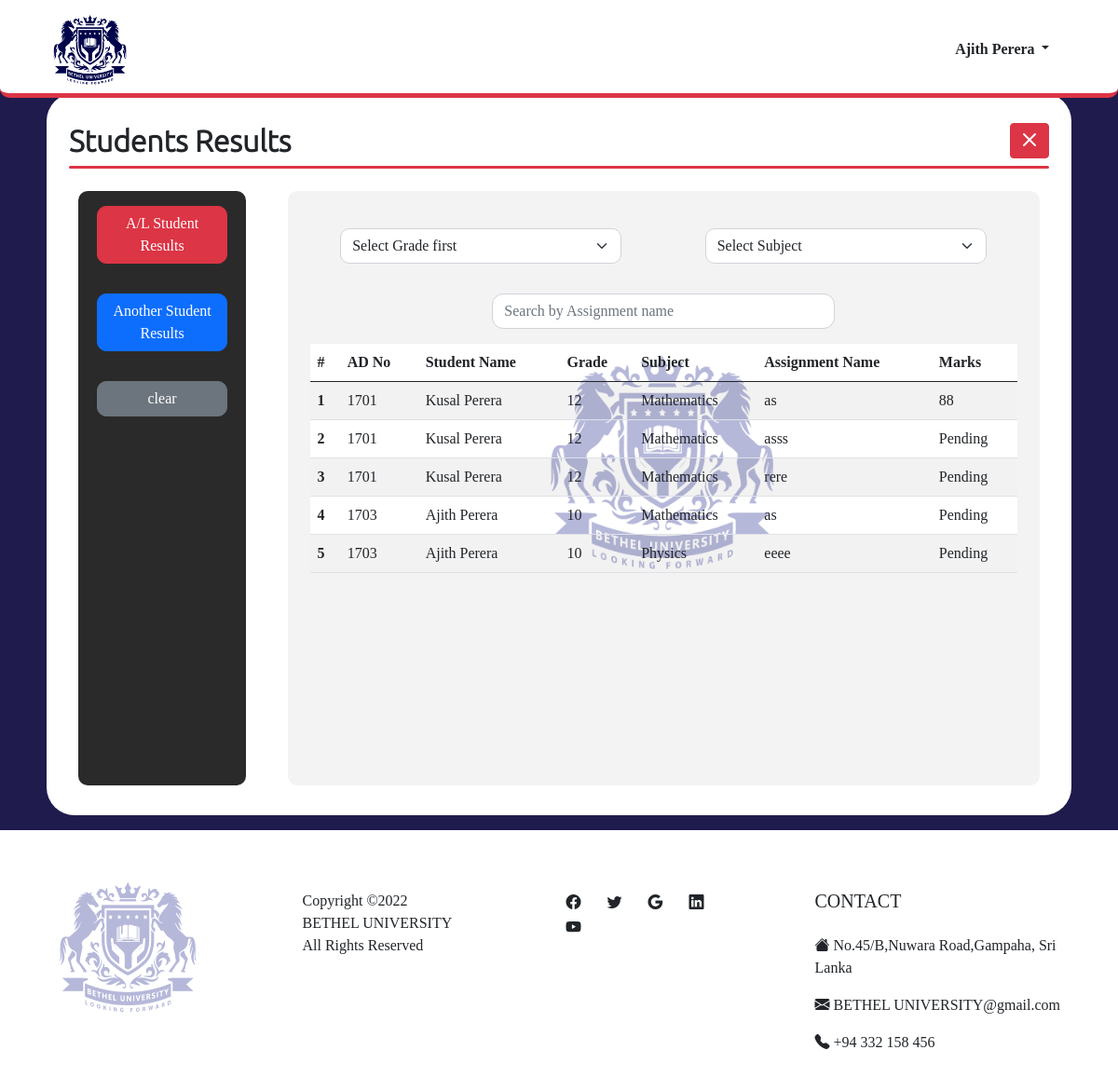
Page /adminViewResults.php (signed in) on the committed database.
### tables this page shows
CREATE TABLE IF NOT EXISTS `student` (
  `s_ad_no` int NOT NULL,
  `email` varchar(100) NOT NULL,
  `fname` varchar(50) NOT NULL,
  `lname` varchar(50) NOT NULL,
  `password` varchar(20) NOT NULL,
  `verification_code` varchar(20) NOT NULL DEFAULT 'null',
  `grade_id` int NOT NULL,
  `status_id` int NOT NULL,
  `section_id` int NOT NULL,
  PRIMARY KEY (`s_ad_no`),
  KEY `fk_student_grade1_idx` (`grade_id`),
  KEY `fk_student_status1_idx` (`status_id`),
  KEY `fk_student_section1_idx` (`section_id`),
  CONSTRAINT `fk_student_grade1` FOREIGN KEY (`grade_id`) REFERENCES `grade` (`id`),
  CONSTRAINT `fk_student_section1` FOREIGN KEY (`section_id`) REFERENCES `section` (`id`),
  CONSTRAINT `fk_student_status1` FOREIGN KEY (`status_id`) REFERENCES `status` (`id`)
);

### connection.php (called while the page is built, shortened)
<?php
class Database{
    public static $conection;
    public static function setUpConnection(){
        if (!isset(Database::$conection)) {
            Database::$conection = new mysqli("localhost","root","*****", "databaseName", "MySQLPort");
        }
    }
    public static function search($q){
        $resultset = Database::$conection->query($q);
        return $resultset;
    }
}
?>

### adminViewResults.php (the view, shortened to what this page needs)
<?php
require "connection.php";
if (isset($_SESSION["admin"])) {
?>
    <!DOCTYPE html>
    <html>
    <head>
        <link rel="stylesheet" href="bootstrap.css" />
        <link rel="stylesheet" href="https://cdn.jsdelivr.net/npm/bootstrap-icons@1.5.0/font/bootstrap-icons.css">
        <link rel="stylesheet" href="style.css" />
    </head>
    <body class="body1">
        <div class="container-fluid justify-content-center">
            <div class="row align-content-center">
                <div class="col-12 mx-auto mb-3 p-2 fixed-top divAd1">
                    <div class="row mt-1">
                        <div class="col-6 col-lg-2 my-auto">
                            <div class="logo1"></div>
                        </div>
                        <div class="col-5 col-lg-9 ms-4 ms-lg-5 text-end my-auto">
                            <div class="dropdown">
                                <?php
                                $fn = $_SESSION["admin"]["fname"];
                                $ln = $_SESSION["admin"]["lname"];
                                ?>
                                <span class="btn dropdown-toggle" style="font-family: 'Ubuntu-Light'; " type="button" id="dropdownMenuButton1" data-bs-toggle="dropdown" data-bs-auto-close="true" aria-expanded="false">
                                    <b> <?php echo $fn . " " . $ln; ?></b>
                                </span>
                            </div>
                        </div>
                    </div>
                </div>
                <div class="col-11 mx-auto mb-3 p-2 px-4 div5" id="load">
                    <div class="row mt-4 mb-4">
                        <div class="col-12">
                            <div class="row">
                                <div class="col-10">
                                <h2 style="font-family: 'Ubuntu-Light'; font-weight: bold; ">Students Results</h2>
                                </div>
                                <div class="col-2 text-end">
                                    <a class="btn btn-danger"  href="adminDashboard.php"><i class="bi bi-x-lg"></i></a>
                                </div>
                            </div>
                            <div class="bg-danger bar"></div>
                        </div>
                        <div class="col-11 col-md-2 mt-4 mx-auto" style="   background-color: rgb(43, 42, 42); border-radius: 10px;">
                            <div class="row">
                                <div class="col-6 col-md-11 mx-auto d-grid mt-3 mb-3">
                                    <button class="btn btn-danger btn2">A/L Student Results</button>
                                </div>
                                <div class="col-6 col-md-11 mx-auto d-grid mt-3 mb-3">
                                    <a class="btn btn-primary btn2" href="adminViewResultAnother.php">Another Student Results</a>
                                </div>
                                <div class="col-6 col-md-11 mx-auto d-grid mt-3 mb-3">
                                    <button class="btn btn-secondary btn2" onclick="reloadp();">clear</button>
                                </div>
                            </div>
                        </div>
                        <div class="col-11 col-md-9 mt-4 mx-auto p-4" style="  background-color: rgb(244, 243, 243); border-radius: 10px;">
                            <div class="row">
                                <div class="col-10 col-md-5 mx-auto d-grid mt-3 mb-3">
                                    <select class="form-select" id="gradeSelect" onchange="sortResult();" style="border-radius: 10px;">
                                        <option value="0">Select Grade first</option>
                                    </select>
                                </div>
                                <div class="col-10 col-md-5 mx-auto d-grid mt-3 mb-3">
                                    <select class="form-select" id="subjectSelect" onchange="sortResult();" style="border-radius: 10px;">
                                        <option value="">Select Subject</option>
                                    </select>
                                </div>
                                <div class="col-10 col-md-6 mx-auto d-grid mt-3 mb-3">
                                    <input type="text" class="form-control input2" placeholder="Search by Assignment name" id="searchAssignmentName" onkeyup="sortResult();" />
                                </div>
                                <div id="Tload">
                                    <div style="height: 450px; overflow: scroll;">
                                        <table class="table table-striped table-hover tb">
                                            <thead>
                                                <tr>
                                                    <th scope="col">#</th>
                                                    <th scope="col">AD No</th>
                                                    <th scope="col">Student Name</th>
                                                    <th scope="col">Grade</th>
                                                    <th scope="col">Subject</th>
                                                    <th scope="col">Assignment Name</th>
                                                    <th scope="col">Marks</th>
                                                </tr>
                                            </thead>
                                            <tbody style="height: fit-content;">
                                                <?php
                                                $result = Database::search("SELECT `a/l_results`.`id`,`a/l_results`.`student_s_ad_no`,`a/l_assignment`.`name`, `a/l_results`.`result`, `a/l_subjects`.`name` AS `SName` FROM  `a/l_results` INNER JOIN `a/l_assignment` ON `a/l_results`.`a/l_assignment_id`=`a/l_assignment`.`id` INNER JOIN `grade_has_a/l_subjects` ON `a/l_assignment`.`grade_has_a/l_subjects_id`=`grade_has_a/l_subjects`.`id` INNER JOIN `a/l_subjects` ON `grade_has_a/l_subjects`.`a/l_subjects_id`=`a/l_subjects`.`id`  ORDER BY `a/l_results`.`id` ASC ");
                                                $in = "0";
                                                while ($result_rs = $result->fetch_assoc()) {
                                                    $in = $in + 1;
                                                ?>
                                                    <tr>
                                                        <th scope="row"><?php echo $in; ?></th>
                                                        <td><?php echo $result_rs["student_s_ad_no"]; ?></td>
                                                        <?php
                                                        $stu = Database::search("SELECT * FROM  `student`  WHERE `student`.`s_ad_no`='" . $result_rs['student_s_ad_no'] . "' ");
                                                        $stu_rs = $stu->fetch_assoc();
                                                        ?>
                                                        <td><?php echo $stu_rs["fname"] . " " . $stu_rs["lname"] ?></td>
                                                        <td><?php echo $stu_rs["grade_id"]; ?></td>
                                                        <td><?php echo $result_rs["SName"]; ?></td>
                                                        <td><?php echo $result_rs["name"]; ?></td>
                                                        <td><?php echo $result_rs["result"]; ?></td>
                                                    </tr>
                                                <?php
                                                }
                                                ?>
                                            </tbody>
                                        </table>
                                    </div>
                                </div>
                            </div>
                        </div>
                    </div>
                </div>
                <?php
                require "footer.php";
                ?>
            </div>
        </div>
    </body>
    </html>
<?php
} else {
?>
    <script>
        window.location = "adminLogin.php";
    </script>
<?php
}
?>

### footer.php
<!DOCTYPE html>
<html>
<head>
    <link rel="stylesheet" href="bootstrap.css">
    <link rel="stylesheet" href="https://cdn.jsdelivr.net/npm/bootstrap-icons@1.5.0/font/bootstrap-icons.css">
    <link rel="stylesheet" href="style.css">
</head>
<body>
    <footer class="bg-white text-dark pt-5 pb-4">
        <div class="col-12 text-center text-md-start">
            <div class="row text-center text-md-start">
                <div class="col-8 col-lg-2 mx-auto ">
                            <div class="logof"></div>
                </div>
                <div class="col-12 col-md-3 col-lg-2 mx-auto mt-3">
                    <p>Copyright &copy;2022 BETHEL UNIVERSITY All Rights Reserved</p>
                </div>
                <div class="col-12 col-md-2 col-lg-2 mx-auto mt-3">
                    <div class="text-center text-md-start">
                        <ul class="list-inline list-unstyled">
                            <li class="list-inline-item">
                                <a href="https://www.facebook.com/" class="form-floating btn-sm text-dark" style="font-size: 18px;">
                                    <i class="bi bi-facebook"></i>
                                </a>
                            </li>
                            <li class="list-inline-item">
                                <a href="https://twitter.com/i/flow/login" class="form-floating btn-sm text-dark" style="font-size: 18px;">
                                    <i class="bi bi-twitter"></i>
                                </a>
                            </li>
                            <li class="list-inline-item">
                                <a href="https://www.google.com/" class="form-floating btn-sm text-dark" style="font-size: 18px;">
                                    <i class="bi bi-google"></i>
                                </a>
                            </li>
                            <li class="list-inline-item">
                                <a href="https://www.linkedin.com/" class="form-floating btn-sm text-dark" style="font-size: 18px;">
                                    <i class="bi bi-linkedin"></i>
                                </a>
                            </li>
                            <li class="list-inline-item">
                                <a href="https://www.youtube.com/" class="form-floating btn-sm text-dark" style="font-size: 18px;">
                                    <i class="bi bi-youtube"></i>
                                </a>
                            </li>
                        </ul>
                    </div>
                </div>
                <div class="col-12 col-md-4 col-lg-3 mx-auto mt-3">
                    <h5 class="text-uppercase mb-4 text-bold">contact</h5>
                    <p>
                        <i class="bi bi-house-fill pe-1"></i>No.45/B,Nuwara Road,Gampaha, Sri Lanka
                    </p>
                    <p>
                        <i class="bi bi-envelope-fill pe-1"></i>BETHEL UNIVERSITY@gmail.com
                    </p>
                    <p>
                        <i class="bi bi-telephone-fill pe-1"></i>+94 332 158 456
                    </p>
                </div>
            </div>
        </div>
    </footer>
</body>
</html>

### style.css (style rules this page uses)
* { font-family: "Baloo2-Regular"; font-size: 16px; }
body { animation: transition 0.90s; }
.body1 { background-color: rgb(31, 27, 77); }
.logo1 { height: 80px; background-image: url("img/logo-image1.png"); background-repeat: no-repeat; background-position: center; background-size: contain; }
.bar { height: 3px; width: 100%; border-radius: 5px; }
.logof { height: 150px; background-image: url("img/logo-image2.png"); background-repeat: no-repeat; background-position: center; background-size: contain; }
.tb { height: 80px; background-image: url("img/logo-image2.png"); background-repeat: no-repeat; background-position: center; background-size: contain; background-color: rgb(255, 255, 255); }
.div5 { background-color: rgb(255, 255, 255); border-radius: 30px; margin-top: 100px; }
.input2 { border-radius: 12px; }
.btn2 { border-radius: 10px; }
.divAd1 { background-color: white; border-style: solid; border-color: #dc3545; border-top: 0px; border-left: 0px; border-right: 0px; border-bottom-width: 5px; border-bottom-left-radius: 10px; border-bottom-right-radius: 10px; }

### rows in the picture
a/l_results: student_s_ad_no "1701", student_s_ad_no.fname "Kusal", student_s_ad_no.lname "Perera", student_s_ad_no.grade_id "12", a/l_subjects.name "Mathematics", name "as", result "88"
a/l_results: student_s_ad_no "1701", student_s_ad_no.fname "Kusal", student_s_ad_no.lname "Perera", student_s_ad_no.grade_id "12", a/l_subjects.name "Mathematics", name "asss", result "Pending"
a/l_results: student_s_ad_no "1701", student_s_ad_no.fname "Kusal", student_s_ad_no.lname "Perera", student_s_ad_no.grade_id "12", a/l_subjects.name "Mathematics", name "rere", result "Pending"
a/l_results: student_s_ad_no "1703", student_s_ad_no.fname "Ajith", student_s_ad_no.lname "Perera", student_s_ad_no.grade_id "10", a/l_subjects.name "Mathematics", name "as", result "Pending"
a/l_results: student_s_ad_no "1703", student_s_ad_no.fname "Ajith", student_s_ad_no.lname "Perera", student_s_ad_no.grade_id "10", a/l_subjects.name "Physics", name "eeee", result "Pending"

### other values in the picture
$fn "Ajith"
$ln "Perera"
